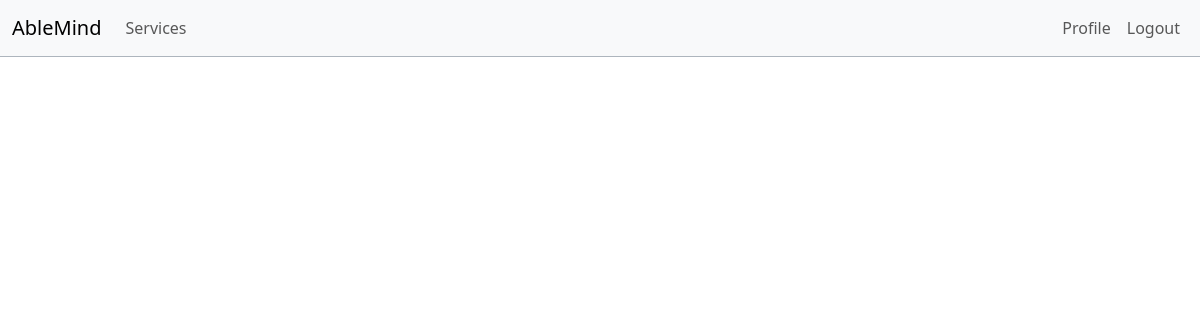
The page /oldmemberChatHome.php on the database as committed earlier.
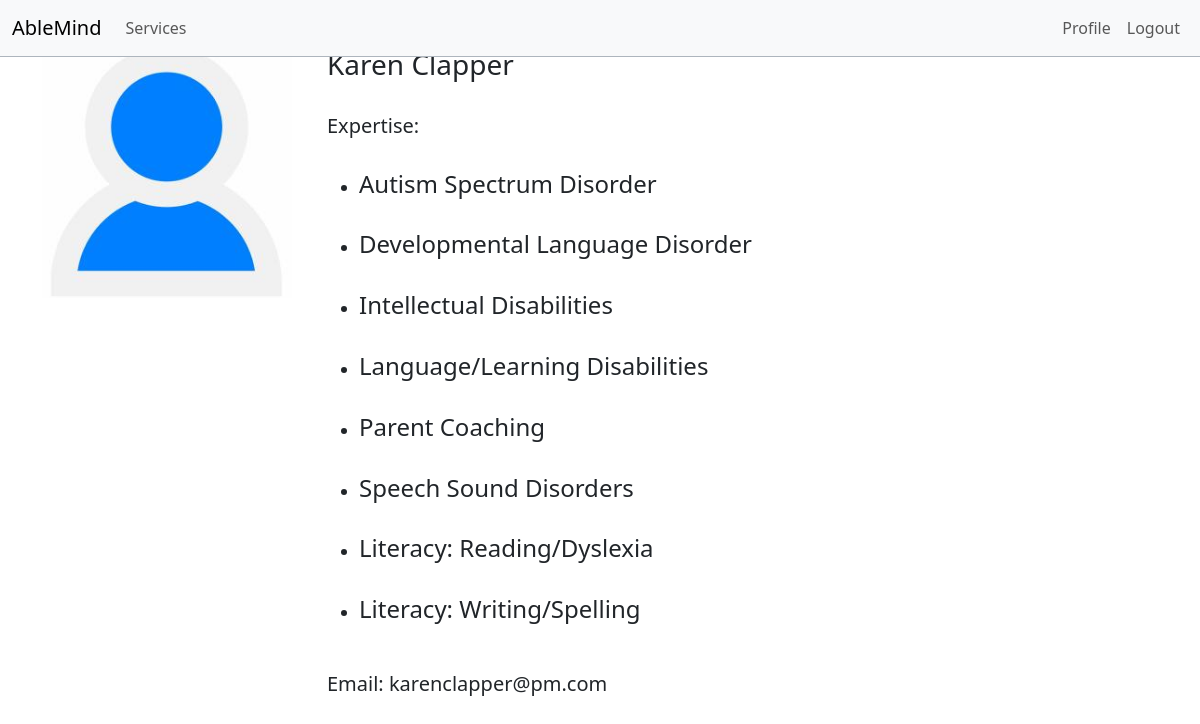
The same page on the database as committed later.
### tables this page shows
CREATE TABLE `users` (
  `id` int(11) NOT NULL,
  `name` varchar(200) NOT NULL,
  `email` varchar(100) NOT NULL,
  `password` varchar(200) NOT NULL,
  `role` varchar(10) NOT NULL DEFAULT 'member',
  `profile_pic` varchar(250) NOT NULL DEFAULT 'default.jpg',
  `userStatus` varchar(10) NOT NULL DEFAULT 'active'
);

### oldmemberChatHome.php (the view, shortened to what this page needs)
<?php
require('navbar_member.php');
try {
  require("project_connection.php");
  $sql = "select * FROM users WHERE role='specialist' AND userStatus='active'";
  $rs = $db->query($sql);
  $expertiseSql = "select * FROM `specialists-expertise` WHERE specialistId IN (SELECT id FROM users WHERE role='specialist' AND userStatus='active')";
  $expertiseRs = $db->query($expertiseSql);
} catch (PDOException $e) {
  die("Error Message" . $e->getMessage());
}
?>
<section>
  <div class="container align-items-center">
    <table class="table table-borderless">
      <?php
      foreach ($rs as $row) {
        echo "<div class='row'>";
        echo "<div class='col-3 col-md-3' col-sm-12>";
        echo "<img src='uploadedimages/" . $row['profile_pic'] . "' height='250px' width='250px'/><br /><br />";
        echo "</div>";
        echo "<div class='col-9 col-md-9' col-sm-12>";
        echo "<h3 class='text'>" . $row["name"] . "</h3><br />";
        echo "<h5 class='text'>Expertise: </h5><br>";
        echo "<ul>";
        foreach ($expertiseRs as $expertiseRow)
          if ($expertiseRow['specialistId'] == $row['id']) {
            echo "<li><h4 class='text'>" . $expertiseRow['expertise'] . "</h4></li><br>";
          }
        echo "</ul>";
        echo "<h5 class='text'>Email: " . $row["email"] . "</h5><br />";
        echo "</div> <br />";
      ?>
      <?php
        echo "</div>";
      }
      ?>
  </div>
</section>
</body>
</html>

Rows that differ between the two databases and show on the page:
added users: profile_pic (placeholder picture), name "Karen Clapper", email "karenclapper@pm.com"
added specialists-expertise: expertise "Autism Spectrum Disorder"
added specialists-expertise: expertise "Developmental Language Disorder"
added specialists-expertise: expertise "Intellectual Disabilities"
added specialists-expertise: expertise "Language/Learning Disabilities"
added specialists-expertise: expertise "Parent Coaching"
added specialists-expertise: expertise "Speech Sound Disorders"
added specialists-expertise: expertise "Literacy: Reading/Dyslexia"
added specialists-expertise: expertise "Literacy: Writing/Spelling"
